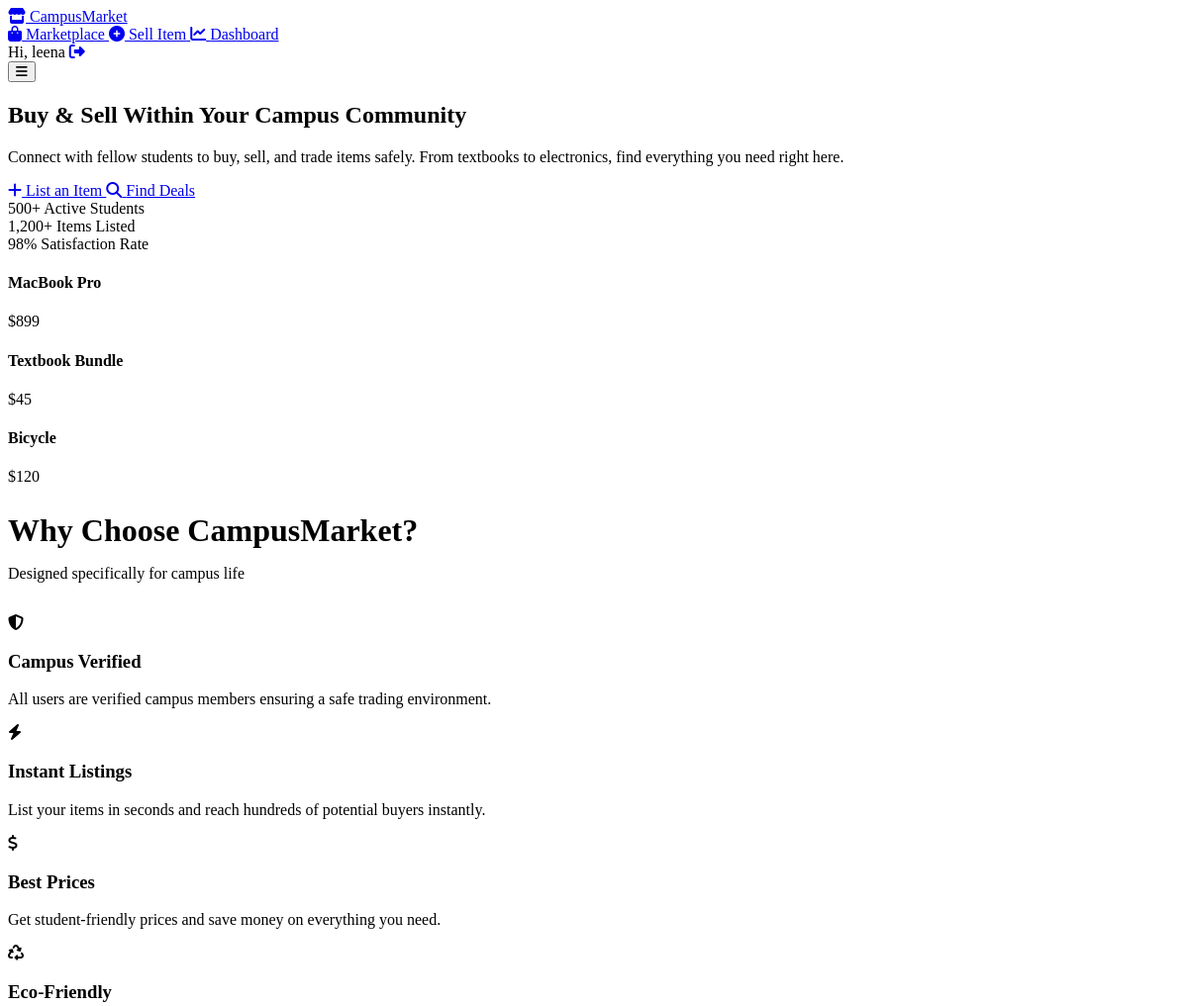
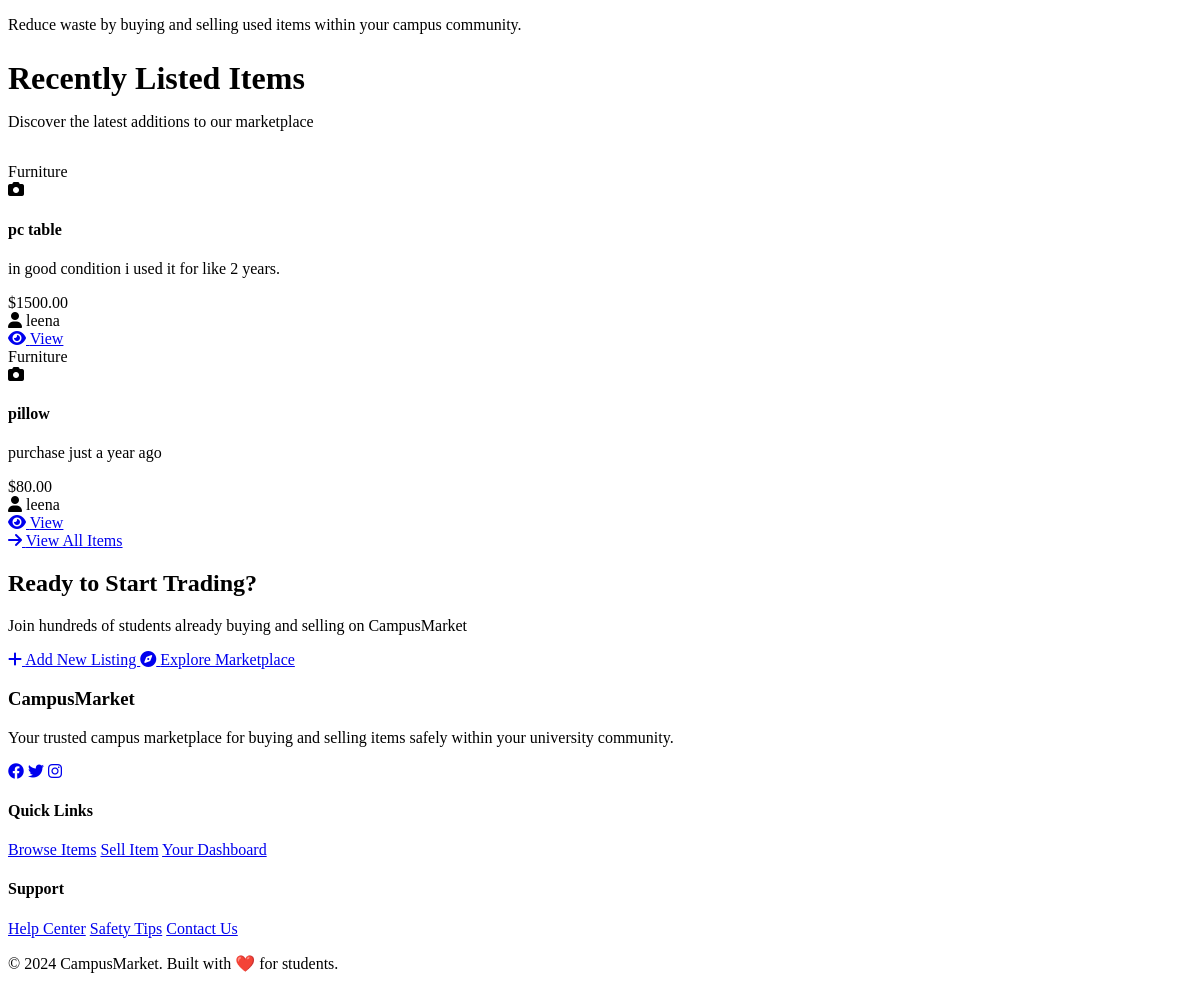
Screenshot of / (signed in) with the database file from the repository (2 pictures, top to bottom).
### models.py (models this page shows, shortened)
class User(db.Model):
    id = db.Column(db.Integer, primary_key=True)
    username = db.Column(db.String(80), unique=True, nullable=False)
    email = db.Column(db.String(120), unique=True, nullable=False)
    password_hash = db.Column(db.String(128))
    created_at = db.Column(db.DateTime, default=datetime.utcnow)
    items = db.relationship('Item', backref='seller', lazy=True, cascade='all, delete-orphan')

class Item(db.Model):
    id = db.Column(db.Integer, primary_key=True)
    title = db.Column(db.String(100), nullable=False)
    description = db.Column(db.Text, nullable=False)
    price = db.Column(db.Float, nullable=False)
    category = db.Column(db.String(50), nullable=False)
    sold = db.Column(db.Boolean, default=False)
    created_at = db.Column(db.DateTime, default=datetime.utcnow)
    seller_id = db.Column(db.Integer, db.ForeignKey('user.id'), nullable=False)

### app.py (the view)
@app.route('/')
def index():
    items = Item.query.filter_by(sold=False).order_by(Item.created_at.desc()).limit(8).all()
    return render_template('index.html', items=items)

### templates/index.html (shortened to what this page needs)
{% extends "base.html" %}
{% block content %}
<section class="hero">
    <div class="hero-content">
        <div class="hero-text">
            <h1 class="hero-title">
                Buy & Sell Within Your
                <span class="gradient-text">Campus Community</span>
            </h1>
            <p class="hero-description">
                Connect with fellow students to buy, sell, and trade items safely.
                From textbooks to electronics, find everything you need right here.
            </p>
            <div class="hero-actions">
                {% if not session.user_id %}
                <a href="{{ url_for('register') }}" class="btn btn-primary btn-large">
                    <i class="fas fa-rocket"></i>
                    Get Started Free
                </a>
                <a href="{{ url_for('marketplace') }}" class="btn btn-secondary btn-large">
                    <i class="fas fa-shopping-bag"></i>
                    Browse Marketplace
                </a>
                {% else %}
                <a href="{{ url_for('add_item') }}" class="btn btn-primary btn-large">
                    <i class="fas fa-plus"></i>
                    List an Item
                </a>
                <a href="{{ url_for('marketplace') }}" class="btn btn-secondary btn-large">
                    <i class="fas fa-search"></i>
                    Find Deals
                </a>
                {% endif %}
            </div>
            <div class="hero-stats">
                <div class="stat">
                    <span class="stat-number">500+</span>
                    <span class="stat-label">Active Students</span>
                </div>
                <div class="stat">
                    <span class="stat-number">1,200+</span>
                    <span class="stat-label">Items Listed</span>
                </div>
                <div class="stat">
                    <span class="stat-number">98%</span>
                    <span class="stat-label">Satisfaction Rate</span>
                </div>
            </div>
        </div>
        <div class="hero-visual">
            <div class="floating-card card-1">
                <div class="card-content">
                    <h4>MacBook Pro</h4>
                    <p class="price">$899</p>
                </div>
            </div>
            <div class="floating-card card-2">
                <div class="card-content">
                    <h4>Textbook Bundle</h4>
                    <p class="price">$45</p>
                </div>
            </div>
            <div class="floating-card card-3">
                <div class="card-content">
                    <h4>Bicycle</h4>
                    <p class="price">$120</p>
                </div>
            </div>
        </div>
    </div>
</section>
<section class="features">
    <div class="container">
        <div class="section-header">
            <h2>Why Choose CampusMarket?</h2>
            <p>Designed specifically for campus life</p>
        </div>
        <div class="features-grid">
            <div class="feature-card">
                <div class="feature-icon">
                    <i class="fas fa-shield-alt"></i>
                </div>
                <h3>Campus Verified</h3>
                <p>All users are verified campus members ensuring a safe trading environment.</p>
            </div>
            <div class="feature-card">
                <div class="feature-icon">
                    <i class="fas fa-bolt"></i>
                </div>
                <h3>Instant Listings</h3>
                <p>List your items in seconds and reach hundreds of potential buyers instantly.</p>
            </div>
            <div class="feature-card">
                <div class="feature-icon">
                    <i class="fas fa-dollar-sign"></i>
                </div>
                <h3>Best Prices</h3>
                <p>Get student-friendly prices and save money on everything you need.</p>
            </div>
            <div class="feature-card">
                <div class="feature-icon">
                    <i class="fas fa-recycle"></i>
                </div>
                <h3>Eco-Friendly</h3>
                <p>Reduce waste by buying and selling used items within your campus community.</p>
            </div>
        </div>
    </div>
</section>
<section class="recent-items">
    <div class="container">
        <div class="section-header">
            <h2>Recently Listed Items</h2>
            <p>Discover the latest additions to our marketplace</p>
        </div>
        {% if items %}
        <div class="items-grid">
            {% for item in items %}
            <div class="item-card">
                <div class="item-badge">{{ item.category|title }}</div>
                <div class="item-image-placeholder">
                    <i class="fas fa-camera"></i>
                </div>
                <div class="item-content">
                    <h4 class="item-title">{{ item.title }}</h4>
                    <p class="item-description">{{ item.description[:80] }}{% if item.description|length > 80 %}...{% endif %}</p>
                    <div class="item-meta">
                        <div class="item-price">${{ "%.2f"|format(item.price) }}</div>
                        <div class="item-seller">
                            <i class="fas fa-user"></i>
                            {{ item.seller.username }}
                        </div>
                    </div>
                    <div class="item-actions">
                        <a href="{{ url_for('marketplace') }}" class="btn btn-outline btn-small">
                            <i class="fas fa-eye"></i>
                            View
                        </a>
                    </div>
                </div>
            </div>
            {% endfor %}
        </div>
        <div class="section-cta">
            <a href="{{ url_for('marketplace') }}" class="btn btn-large btn-outline">
                <i class="fas fa-arrow-right"></i>
                View All Items
            </a>
        </div>
        {% endif %}
    </div>
</section>
<section class="cta-section">
    <div class="container">
        <div class="cta-content">
            <h2>Ready to Start Trading?</h2>
            <p>Join hundreds of students already buying and selling on CampusMarket</p>
            {% if not session.user_id %}
            <div class="cta-actions">
                <a href="{{ url_for('register') }}" class="btn btn-primary btn-large">
                    <i class="fas fa-user-plus"></i>
                    Create Free Account
                </a>
                <a href="{{ url_for('marketplace') }}" class="btn btn-outline btn-large">
                    <i class="fas fa-shopping-bag"></i>
                    Browse as Guest
                </a>
            </div>
            {% else %}
            <div class="cta-actions">
                <a href="{{ url_for('add_item') }}" class="btn btn-primary btn-large">
                    <i class="fas fa-plus"></i>
                    Add New Listing
                </a>
                <a href="{{ url_for('marketplace') }}" class="btn btn-outline btn-large">
                    <i class="fas fa-compass"></i>
                    Explore Marketplace
                </a>
            </div>
            {% endif %}
        </div>
    </div>
</section>
{% endblock %}

### templates/base.html (shortened to what this page needs)
<!DOCTYPE html>
<html lang="en">
<head>
    <link rel="stylesheet" href="{{ url_for('static', filename='style.css') }}">
    <link href="https://cdnjs.cloudflare.com/ajax/libs/font-awesome/6.4.0/css/all.min.css" rel="stylesheet">
</head>
<body>
    <nav class="navbar">
        <div class="nav-container">
            <div class="nav-brand">
                <a href="{{ url_for('index') }}" class="brand-logo">
                    <i class="fas fa-store"></i>
                    CampusMarket
                </a>
            </div>
            <div class="nav-menu" id="navMenu">
                <a href="{{ url_for('marketplace') }}" class="nav-link">
                    <i class="fas fa-shopping-bag"></i>
                    <span>Marketplace</span>
                </a>
                {% if session.user_id %}
                <a href="{{ url_for('add_item') }}" class="nav-link">
                    <i class="fas fa-plus-circle"></i>
                    <span>Sell Item</span>
                </a>
                <a href="{{ url_for('dashboard') }}" class="nav-link">
                    <i class="fas fa-chart-line"></i>
                    <span>Dashboard</span>
                </a>
                <div class="nav-user">
                    <span class="user-greeting">Hi, {{ session.username }}</span>
                    <a href="{{ url_for('logout') }}" class="btn-logout">
                        <i class="fas fa-sign-out-alt"></i>
                    </a>
                </div>
                {% else %}
                <div class="nav-auth">
                    <a href="{{ url_for('login') }}" class="btn-auth btn-login">Login</a>
                    <a href="{{ url_for('register') }}" class="btn-auth btn-signup">Sign Up</a>
                </div>
                {% endif %}
            </div>
            <button class="nav-toggle" id="navToggle">
                <i class="fas fa-bars"></i>
            </button>
        </div>
    </nav>
    <main class="main-content">
        {% block content %}{% endblock %}
    </main>
    <footer class="footer">
        <div class="footer-container">
            <div class="footer-section">
                <h3>CampusMarket</h3>
                <p>Your trusted campus marketplace for buying and selling items safely within your university community.</p>
                <div class="social-links">
                    <a href="#"><i class="fab fa-facebook"></i></a>
                    <a href="#"><i class="fab fa-twitter"></i></a>
                    <a href="#"><i class="fab fa-instagram"></i></a>
                </div>
            </div>
            <div class="footer-section">
                <h4>Quick Links</h4>
                <a href="{{ url_for('marketplace') }}">Browse Items</a>
                <a href="{{ url_for('add_item') }}">Sell Item</a>
                <a href="{{ url_for('dashboard') }}">Your Dashboard</a>
            </div>
            <div class="footer-section">
                <h4>Support</h4>
                <a href="#">Help Center</a>
                <a href="#">Safety Tips</a>
                <a href="#">Contact Us</a>
            </div>
        </div>
        <div class="footer-bottom">
            <p>&copy; 2024 CampusMarket. Built with ❤️ for students.</p>
        </div>
    </footer>
</body>
</html>

### static/style.css (style rules this page uses)
.section-header { margin-bottom: 2rem; }
.section-header h2 { font-size: 2rem; margin-bottom: 0.5rem; color: var(--text-primary); }
.section-header p { color: var(--text-secondary); }

### rows the page displays
User: username "leena"
Item: category "Furniture", title "pc table", description "in good condition i used it for like 2 years.", price "1500.00", seller.username "leena"
Item: category "Furniture", title "pillow", description "purchase just a year ago", price "80.00", seller.username "leena"
